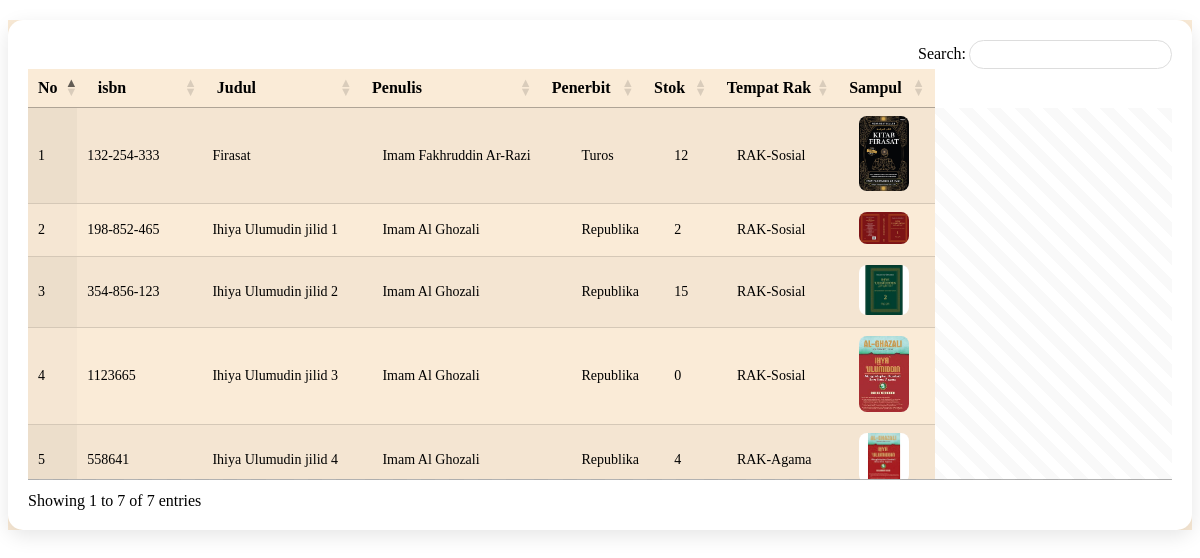
Screenshot of /buku.search.view.php with the database file from the repository.
### tables this page shows
CREATE TABLE IF NOT EXISTS `tb_lib_buku` (
  `kd_buku` varchar(20) NOT NULL,
  `isbn` varchar(25) NOT NULL,
  `judul_buku` varchar(100) NOT NULL DEFAULT '0',
  `penulis` varchar(100) NOT NULL DEFAULT '0',
  `penerbit` varchar(100) NOT NULL DEFAULT '0',
  `tahun_terbit` varchar(100) NOT NULL DEFAULT '0',
  `stok` int NOT NULL DEFAULT '0',
  `kd_rak` varchar(20) NOT NULL,
  `keterangan_buku` varchar(500) NOT NULL,
  `filegambar` varchar(500) NOT NULL,
  `harga_buku` int NOT NULL,
  `sumber` varchar(100) NOT NULL,
  PRIMARY KEY (`kd_buku`) USING BTREE,
  KEY `Index 2` (`judul_buku`),
  KEY `FK_tb_lib_buku_tb_lib_rak_buku` (`kd_rak`)
);

CREATE TABLE IF NOT EXISTS `tb_lib_rak_buku` (
  `kd_rak` varchar(20) NOT NULL,
  `nm_rak` varchar(100) NOT NULL,
  `detail_rak` varchar(500) NOT NULL,
  PRIMARY KEY (`kd_rak`) USING BTREE
);

### buku.search.view.php (the view, shortened to what this page needs)
<!DOCTYPE html>
<html>
<head>
    <link rel="stylesheet" href="vendors/ajaxDataTable/jquery.dataTables.min.css">
    <link rel="stylesheet" href="vendors/ajaxDataTable/scroller.dataTables.min.css" />
    <link rel="stylesheet" href="vendors/ajaxDataTable/buttons.dataTables.min.css">
    <link rel="stylesheet" href="lightbox/dist/css/lightbox.min.css">
</head>
<body>
<?php
include __DIR__.'librari/inc.conection.php';
$sql = "SELECT *
        FROM tb_lib_buku
        JOIN tb_lib_rak_buku on tb_lib_buku.kd_rak = tb_lib_rak_buku.kd_rak
        ORDER BY tb_lib_buku.kd_buku ASC";
$result = mysqli_query($koneksi, $sql);
?>
<div style="background-color: antiquewhite;" >
<table id="table_buku" class="display responsive" style="background-color: antiquewhite; height: 100%;" >
    <thead class="table-primary">
        <tr>
            <th>No</th>
            <th>isbn</th>
            <th>Judul</th>
            <th>Penulis</th>
            <th>Penerbit</th>
            <th>Stok</th>
            <th>Tempat Rak</th>
            <th>Sampul</th>
        </tr>
    </thead>
    <tbody>
    <?php
    $no = 1;
    while ($row = mysqli_fetch_assoc($result)): ?>
        <tr>
            <td><?= $no++ ?></td>
            <td><?= $row['isbn']; ?></td>
            <td><?= $row['judul_buku']; ?></td>
            <td><?= $row['penulis']; ?></td>
            <td><?= $row['penerbit']; ?></td>
            <td><?= $row['stok']; ?></td>
            <td><?= $row['nm_rak']; ?></td>
            <td><a href="image/<?php echo (!empty($row['filegambar']) && file_exists("image/" . $row['filegambar'])) ? $row['filegambar'] : 'no_pic.png'; ?>"
                        data-lightbox="example-set"
                        data-title="<?php echo $row['judul_buku']; echo'<br>';echo $row['penulis'];?>">
                        <img class="fit-image zoom-image"
                        width="50px"
                        src="image/<?php echo (!empty($row['filegambar']) && file_exists("image/" . $row['filegambar'])) ? $row['filegambar'] : 'no_pic.png'; ?>"
                        alt="Card image cap"> </a></td>
        </tr>
    <?php endwhile; ?>
    </tbody>
</table>
</div>
</body>
</html>

### buku.search.view.php (style rules this page uses)
#table_buku thead th { text-align: center; background: linear-gradient(135deg, #007bff, #00c6ff); color: white; font-weight: bold; font-size: 14px; padding: 12px; }
#table_buku td { vertical-align: middle; font-size: 14px; }
#table_buku img { border-radius: 8px; cursor: pointer; transition: transform 0.3s ease; }

### rows the page displays
tb_lib_buku: isbn "132-254-333", judul_buku "Firasat", penulis "Imam Fakhruddin Ar-Razi", penerbit "Turos", stok "12", kd_rak.nm_rak "RAK-Sosial", filegambar (picture)
tb_lib_buku: isbn "198-852-465", judul_buku "Ihiya Ulumudin jilid 1", penulis "Imam Al Ghozali", penerbit "Republika", stok "2", kd_rak.nm_rak "RAK-Sosial", filegambar (picture)
tb_lib_buku: isbn "354-856-123", judul_buku "Ihiya Ulumudin jilid 2", penulis "Imam Al Ghozali", penerbit "Republika", stok "15", kd_rak.nm_rak "RAK-Sosial", filegambar (picture)
tb_lib_buku: isbn "1123665", judul_buku "Ihiya Ulumudin jilid 3", penulis "Imam Al Ghozali", penerbit "Republika", stok "0", kd_rak.nm_rak "RAK-Sosial", filegambar (picture)
tb_lib_buku: isbn "558641", judul_buku "Ihiya Ulumudin jilid 4", penulis "Imam Al Ghozali", penerbit "Republika", stok "4", kd_rak.nm_rak "RAK-Agama", filegambar (picture)
